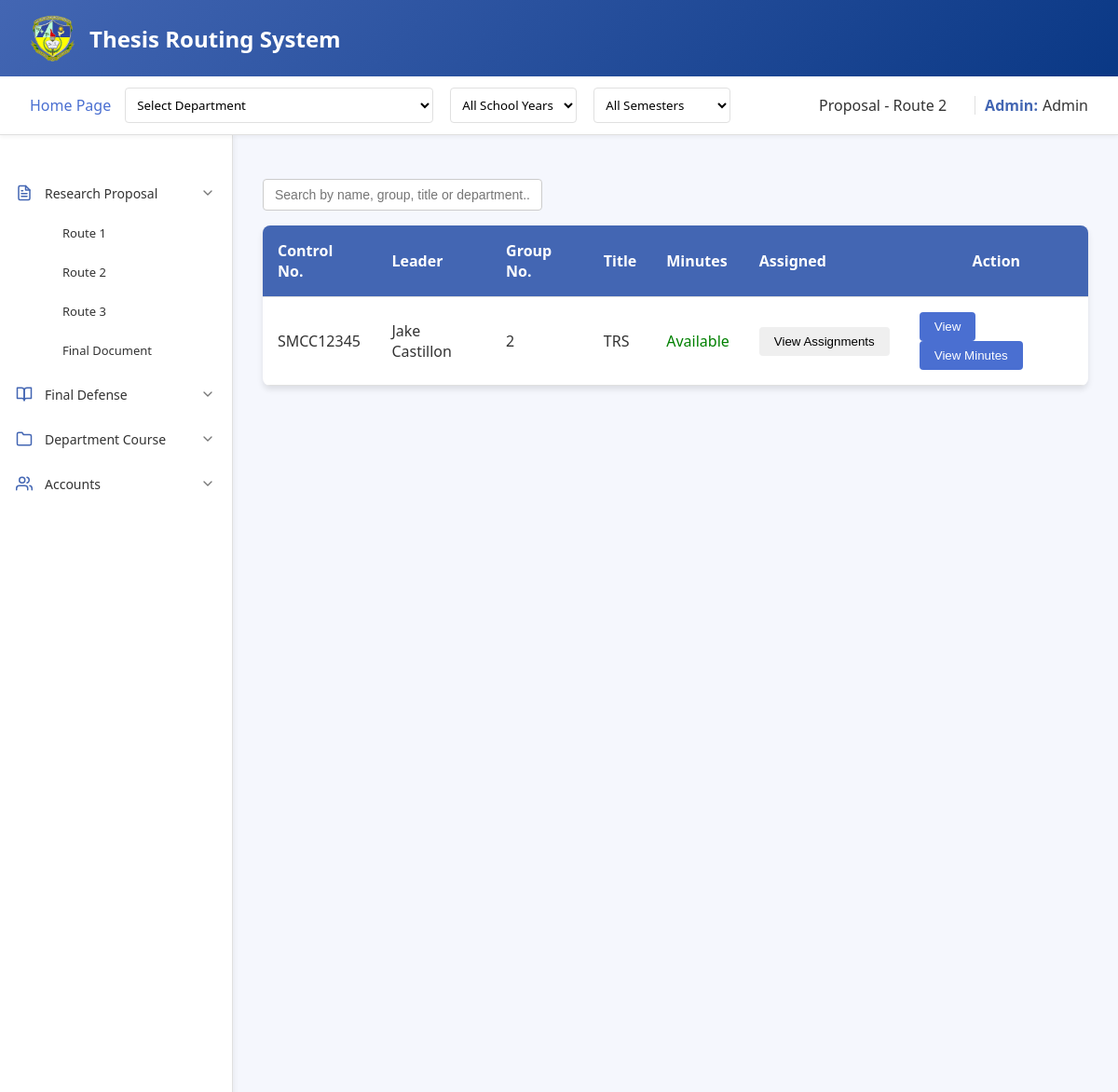
The page /admin/homepage/titleproposal/route2.php (signed in) on the database its author committed.
### tables this page shows
CREATE TABLE `route2proposal_files` (
  `route2_id` int(11) NOT NULL,
  `student_id` varchar(50) DEFAULT NULL,
  `docuRoute2` varchar(255) DEFAULT NULL,
  `panel1_id` varchar(50) DEFAULT NULL,
  `panel2_id` varchar(50) DEFAULT NULL,
  `panel3_id` varchar(50) DEFAULT NULL,
  `panel4_id` varchar(50) DEFAULT NULL,
  `department` varchar(100) DEFAULT NULL,
  `date_submitted` datetime DEFAULT NULL,
  `adviser_id` int(255) NOT NULL,
  `controlNo` varchar(222) NOT NULL,
  `fullname` varchar(244) NOT NULL,
  `group_number` int(244) NOT NULL,
  `title` varchar(255) NOT NULL,
  `school_year` varchar(255) NOT NULL,
  `panel5_id` varchar(255) NOT NULL,
  `minutes` varchar(255) NOT NULL,
  `routeNumber` varchar(255) NOT NULL
);

### admin/homepage/titleproposal/route2.php (the view, shortened to what this page needs)
<?php
include '../../../connection.php';
function getPanelName($conn, $panel_id) {
    $stmt = $conn->prepare("SELECT fullname FROM panel WHERE panel_id = ?");
    $stmt->bind_param("i", $panel_id);
    $stmt->execute();
    $result = $stmt->get_result();
    if ($result->num_rows > 0) {
        $row = $result->fetch_assoc();
        return $row['fullname'];
    }
    return "";
}
function getAdviserName($conn, $adviser_id) {
    $stmt = $conn->prepare("SELECT fullname FROM adviser WHERE adviser_id = ?");
    $stmt->bind_param("i", $adviser_id);
    $stmt->execute();
    $result = $stmt->get_result();
    if ($result->num_rows > 0) {
        $row = $result->fetch_assoc();
        return $row['fullname'];
    }
    return "";
}
$files = [];
$sqlQuery = "SELECT
    r2.docuRoute2 AS filepath,
    r2.docuRoute2 AS filename,
    r2.date_submitted,
    r2.controlNo,
    r2.group_number,
    r2.fullname,
    r2.title,
    r2.student_id,
    r2.panel1_id,
    r2.panel2_id,
    r2.panel3_id,
    r2.panel4_id,
    r2.panel5_id,
    r2.adviser_id,
    r2.route2_id,
    r2.department,
    r1.minutes
 FROM route2proposal_files r2
 LEFT JOIN route1proposal_files r1 ON r2.student_id = r1.student_id
 WHERE 1=1";
$fileStmt = $conn->prepare($sqlQuery);
if ($fileStmt === false) {
    echo "Error preparing statement: " . $conn->error;
} else {
    $fileStmt->execute();
    $fileResult = $fileStmt->get_result();
    while ($row = $fileResult->fetch_assoc()) {
        $files[] = [
            'filepath' => $row['filepath'],
            'filename' => $row['filename'],
            'controlNo' => $row['controlNo'],
            'group_number' => $row['group_number'],
            'fullname' => $row['fullname'],
            'student_id' => $row['student_id'],
            'panel1_id' => $row['panel1_id'],
            'panel2_id' => $row['panel2_id'],
            'panel3_id' => $row['panel3_id'],
            'panel4_id' => $row['panel4_id'],
            'panel5_id' => $row['panel5_id'],
            'adviser_id' => $row['adviser_id'],
            'title' => $row['title'],
            'route2_id' => $row['route2_id'],
            'department' => $row['department'],
            'minutes' => $row['minutes']
        ];
    }
}
?>
<!DOCTYPE html>
<html lang="en">
<head>
    <link rel="stylesheet" href="proposalstyle.css">
</head>
<body>
    <div class="container">
        <header class="header">
            <div class="logo-container">
                <img src="../../../assets/logo.png" alt="SMCC Logo">
                <div class="logo">Thesis Routing System</div>
            </div>
        </header>
        <div class="top-bar" style="position: sticky; top: 0; z-index: 100;">
            <div class="navigation">
                <div class="homepage">
                    <a href="../homepage.php">Home Page</a>
                </div>
                <div class="dropdown-container">
                    <form method="POST" style="display: inline;">
                        <select name="department" onchange="this.form.submit()">
                            <option value="">Select Department</option>
                        </select>
                    </form>
                    <form method="POST" style="display: inline; margin-left: 10px;">
                        <select name="school_year" onchange="this.form.submit()">
                            <option value="">All School Years</option>
                        </select>
                    </form>
                    <form method="POST" style="display: inline; margin-left: 10px;">
                        <select name="semester" onchange="this.form.submit()">
                            <option value="">All Semesters</option>
                        </select>
                    </form>
                </div>
            </div>
            <div class="user-info">
                <div class="routeNo" style="margin-right: 20px;">Proposal - Route 2</div>
                <span class="role">Admin:</span>
                <span class="user-name">
                    <?php echo isset($_SESSION['fullname']) ? $_SESSION['fullname'] : 'Guest'; ?>
                </span>
            </div>
        </div>
        <div class="main-content">
            <nav class="sidebar">
                <nav class="nav-menu">
                    <div class="menu-item dropdown">
                        <div class="menu-header">
                            <div class="icon">
                            </div>
                            <span>Research Proposal</span>
                            <div class="dropdown-icon expanded">
                                <svg xmlns="http://www.w3.org/2000/svg" viewBox="0 0 24 24" fill="none" stroke="currentColor" stroke-width="2" stroke-linecap="round" stroke-linejoin="round">
                                    <polyline points="6 9 12 15 18 9"></polyline>
                                </svg>
                            </div>
                        </div>
                        <div class="dropdown-content show">
                            <a href="../titleproposal/route1.php" class="submenu-item">Route 1</a>
                            <a href="../titleproposal/route2.php" class="submenu-item">Route 2</a>
                            <a href="../titleproposal/route3.php" class="submenu-item">Route 3</a>
                            <a href="../titleproposal/finaldocu.php" class="submenu-item">Final Document</a>
                        </div>
                    </div>
                    <div class="menu-item dropdown">
                        <div class="menu-header">
                            <div class="icon">
                                <svg xmlns="http://www.w3.org/2000/svg" viewBox="0 0 24 24" fill="none" stroke="currentColor" stroke-width="2" stroke-linecap="round" stroke-linejoin="round">
                                    <path d="M2 3h6a4 4 0 0 1 4 4v14a3 3 0 0 0-3-3H2z"></path>
                                    <path d="M22 3h-6a4 4 0 0 0-4 4v14a3 3 0 0 1 3-3h7z"></path>
                                </svg>
                            </div>
                            <span>Final Defense</span>
                            <div class="dropdown-icon">
                                <svg xmlns="http://www.w3.org/2000/svg" viewBox="0 0 24 24" fill="none" stroke="currentColor" stroke-width="2" stroke-linecap="round" stroke-linejoin="round">
                                    <polyline points="6 9 12 15 18 9"></polyline>
                                </svg>
                            </div>
                        </div>
                    </div>
                    <div class="menu-item dropdown">
                        <div class="menu-header">
                            <div class="icon">
                                <svg xmlns="http://www.w3.org/2000/svg" viewBox="0 0 24 24" fill="none" stroke="currentColor" stroke-width="2" stroke-linecap="round" stroke-linejoin="round">
                                    <path d="M22 19a2 2 0 0 1-2 2H4a2 2 0 0 1-2-2V5a2 2 0 0 1 2-2h5l2 3h9a2 2 0 0 1 2 2z"></path>
                                </svg>
                            </div>
                            <span>Department Course</span>
                            <div class="dropdown-icon">
                                <svg xmlns="http://www.w3.org/2000/svg" viewBox="0 0 24 24" fill="none" stroke="currentColor" stroke-width="2" stroke-linecap="round" stroke-linejoin="round">
                                    <polyline points="6 9 12 15 18 9"></polyline>
                                </svg>
                            </div>
                        </div>
                    </div>
                    <div class="menu-item dropdown">
                        <div class="menu-header">
                            <div class="icon">
                            </div>
                            <span>Accounts</span>
                            <div class="dropdown-icon">
                                <svg xmlns="http://www.w3.org/2000/svg" viewBox="0 0 24 24" fill="none" stroke="currentColor" stroke-width="2" stroke-linecap="round" stroke-linejoin="round">
                                    <polyline points="6 9 12 15 18 9"></polyline>
                                </svg>
                            </div>
                        </div>
                    </div>
                </nav>
            </nav>
            <div class="content" id="content-area">
                <div class="search-container">
                    <input type="text" id="searchInput" class="search-box" placeholder="Search by name, group, title or department..." onkeyup="searchTable()">
                </div>
                <form id="submission-form" action="route2.php" method="POST">
                    <table>
                        <thead>
                            <tr>
                                <th>Control No.</th>
                                <th>Leader</th>
                                <th>Group No.</th>
                                <th>Title</th>
                                <th>Minutes</th>
                                <th>Assigned</th>
                                <th class='action-label'>Action</th>
                            </tr>
                        </thead>
    <tbody id="file-list">
        <?php if (!empty($files)): ?>
            <?php foreach ($files as $file): ?>
                <?php
                    $filepath = htmlspecialchars($file['filepath'], ENT_QUOTES);
                    $controlNo = htmlspecialchars($file['controlNo'] ?? '', ENT_QUOTES);
                    $fullname = htmlspecialchars($file['fullname'] ?? '', ENT_QUOTES);
                    $group_number = htmlspecialchars($file['group_number'] ?? '', ENT_QUOTES);
                    $student_id = htmlspecialchars($file['student_id'] ?? '', ENT_QUOTES);
                    $title = htmlspecialchars($file['title'] ?? '', ENT_QUOTES);
                    $assigned_panels = [];
                    for ($i = 1; $i <= 5; $i++) {
                        $panel_id_key = "panel{$i}_id";
                        if (!empty($file[$panel_id_key])) {
                            $panel_name = getPanelName($conn, $file[$panel_id_key]);
                            if (!empty($panel_name)) {
                                $assigned_panels[] = ["name" => $panel_name, "position" => "Panel $i"];
                            }
                        }
                    }
                    $adviser_name = "";
                    $adviser_id = !empty($file['adviser_id']) ? $file['adviser_id'] : "";
                    if (!empty($adviser_id)) {
                        $adviser_name = getAdviserName($conn, $adviser_id);
                    }
                    $has_panels = !empty($assigned_panels);
                    $has_adviser = !empty($adviser_name);
                    if ($has_panels && $has_adviser) {
                        $assignment_status = "View Assignments";
                    } elseif ($has_panels) {
                        $assignment_status = "View Panelists";
                    } elseif ($has_adviser) {
                        $assignment_status = "View Adviser";
                    } else {
                        $assignment_status = "Not Assigned";
                    }
                    $fileData = [
                        'filepath' => $filepath,
                        'panel1_id' => $file['panel1_id'] ?? '',
                        'panel2_id' => $file['panel2_id'] ?? '',
                        'panel3_id' => $file['panel3_id'] ?? '',
                        'panel4_id' => $file['panel4_id'] ?? '',
                        'panel5_id' => $file['panel5_id'] ?? '',
                        'adviser_id' => $adviser_id
                    ];
                    $assignmentData = [
                        'panels' => $assigned_panels,
                        'adviser' => $adviser_name
                    ];
                ?>
                <tr>
                    <td><?= $controlNo ?></td>
                    <td><?= $fullname ?></td>
                    <td><?= $group_number ?></td>
                    <td><?= $title ?></td>
                    <td>
                        <?php
                        $minutesStatus = $file['minutes'] ? '<span style="color: green;">Available</span>' : '<span style="color: red;">Not Available</span>';
                        echo $minutesStatus;
                        ?>
                    </td>
                    <td>
                        <button type="button" class="assignment-button <?= ($has_panels || $has_adviser) ? '' : 'not-assigned' ?>"
                                onclick="showAssignmentDetails(
                                    <?= htmlspecialchars(json_encode($assignmentData), ENT_QUOTES) ?>,
                                    <?= htmlspecialchars(json_encode($fileData), ENT_QUOTES) ?>
                                )">
                            <?= $assignment_status ?>
                        </button>
                    </td>
                    <td>
                        <button type="button" class="view-button" onclick="viewFile('<?= $filepath ?>', '<?= $student_id ?>', '<?= $file['route2_id'] ?? '' ?>')">View</button>
                        <?php if ($file['minutes']): ?>
                        <button type="button" class="view-button" onclick="viewMinutes('<?= htmlspecialchars($file['minutes'], ENT_QUOTES) ?>')">View Minutes</button>
                        <?php endif; ?>
                    </td>
                </tr>
            <?php endforeach; ?>
        <?php else: ?>
            <tr>
                <td colspan="8" style="text-align: center;">No files found.</td>
            </tr>
        <?php endif; ?>
    </tbody>
                    </table>
                </form>
            </div>
        </div>
    </div>
</html>

### rows shown on the page
route2proposal_files: controlNo "SMCC12345", fullname "Jake Castillon", group_number "2", title "TRS", assignment_status "View Assignments"

### other values the page prints
$_SESSION['fullname'] "Admin"
